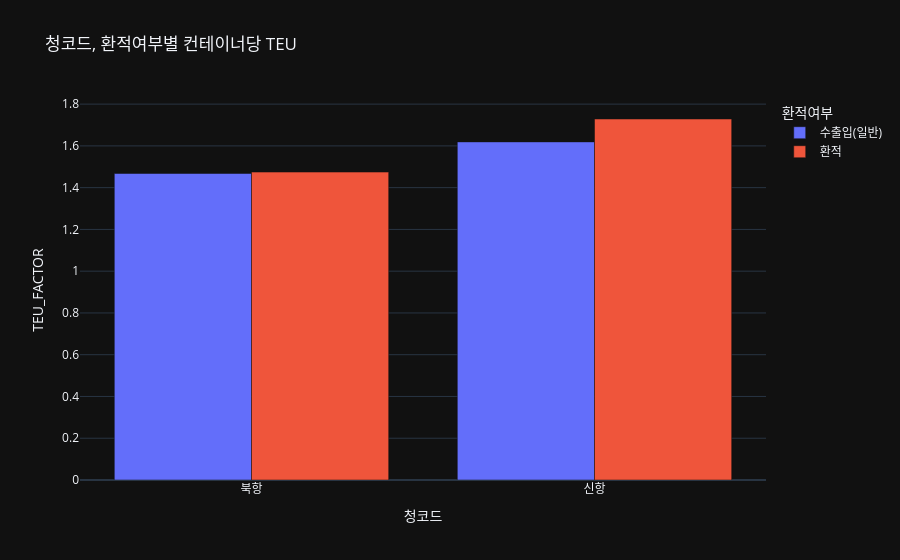

The notebook cell this image was saved under:
### Code cell
fig = px.bar(
	grp_plot,
	x='청코드',
	y='TEU_FACTOR',
	color='환적여부',
	barmode='group',
	title='청코드, 환적여부별 컨테이너당 TEU'
)
fig.show()

### Figure 1 — Plotly figure (JSON) as saved in the notebook; plotly's stock layout.template omitted (floating-point values rounded to 4 significant figures)
{"data": [{"alignmentgroup": "True", "hovertemplate": "환적여부=수출입(일반)<br>청코드=%{x}<br>TEU_FACTOR=%{y}<extra></extra>", "legendgroup": "수출입(일반)", "marker": {"color": "#636efa", "pattern": {"shape": ""}}, "name": "수출입(일반)", "offsetgroup": "수출입(일반)", "orientation": "v", "showlegend": true, "textposition": "auto", "x": ["북항", "신항"], "xaxis": "x", "y": [1.468, 1.619], "yaxis": "y", "type": "bar"}, {"alignmentgroup": "True", "hovertemplate": "환적여부=환적<br>청코드=%{x}<br>TEU_FACTOR=%{y}<extra></extra>", "legendgroup": "환적", "marker": {"color": "#EF553B", "pattern": {"shape": ""}}, "name": "환적", "offsetgroup": "환적", "orientation": "v", "showlegend": true, "textposition": "auto", "x": ["북항", "신항"], "xaxis": "x", "y": [1.475, 1.729], "yaxis": "y", "type": "bar"}], "layout": {"xaxis": {"anchor": "y", "domain": [0.0, 1.0], "title": {"text": "청코드"}}, "yaxis": {"anchor": "x", "domain": [0.0, 1.0], "title": {"text": "TEU_FACTOR"}}, "legend": {"title": {"text": "환적여부"}, "tracegroupgap": 0}, "title": {"text": "청코드, 환적여부별 컨테이너당 TEU"}, "barmode": "group"}}
